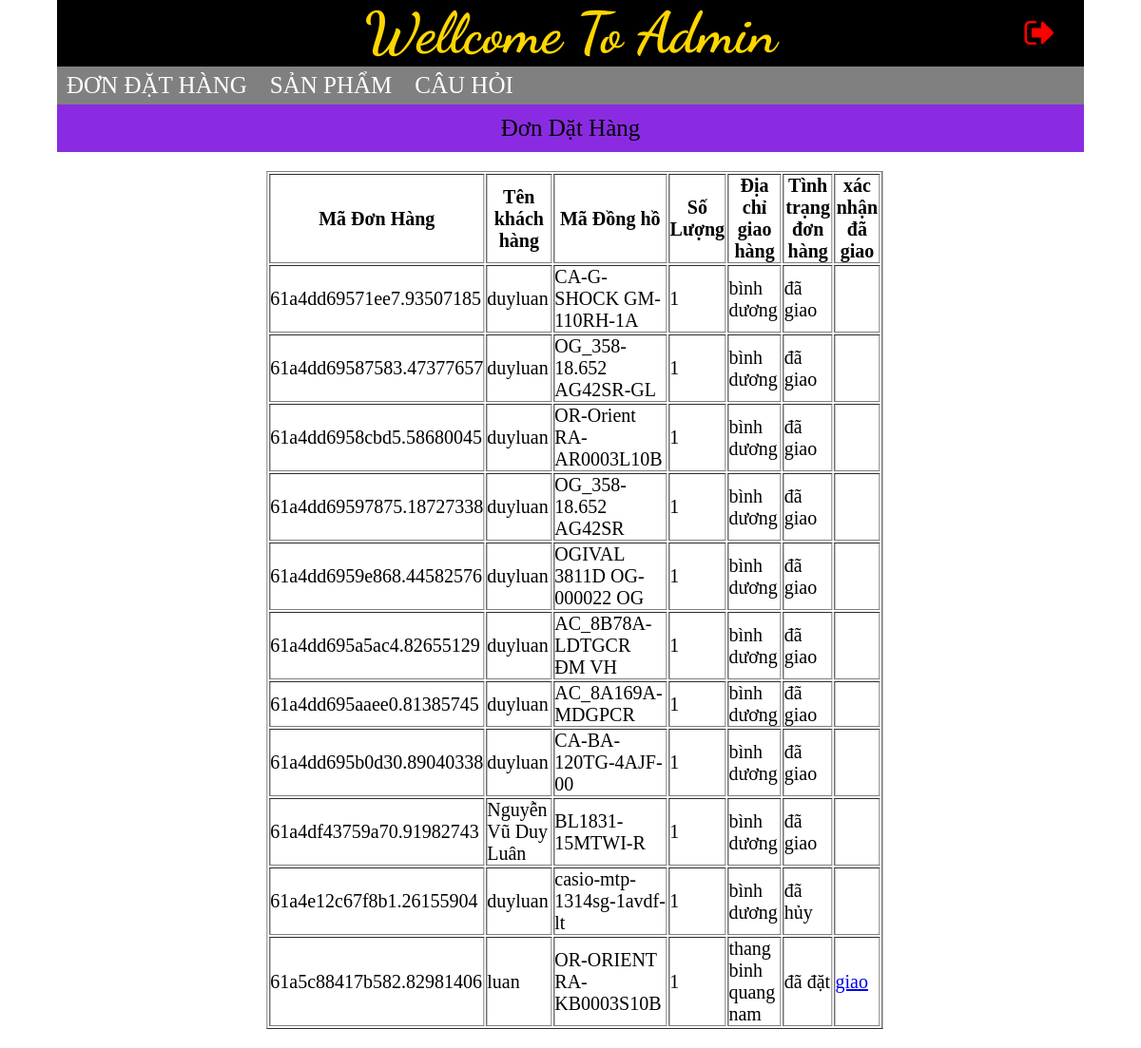
Screenshot of /admincp/module/indexadmin.php (signed in) with the database file from the repository.
### tables this page shows
CREATE TABLE `dondathang` (
  `IdDH` varchar(50) NOT NULL,
  `IdKhach` varchar(50) NOT NULL,
  `Tenkh` varchar(50) NOT NULL,
  `IdDongHo` varchar(25) NOT NULL,
  `SoLuong` int(2) NOT NULL,
  `Phone` int(10) NOT NULL,
  `DiaChiGiao` varchar(200) NOT NULL,
  `tongtien` int(10) NOT NULL,
  `TinhTrang` tinyint(1) NOT NULL
);

### admincp/module/dondathang/dondathang.php (the view)
<?php
    require("../config/connect.php");
    $sql = "select * from dondathang";
    $result= mysqli_query($conn, $sql);
?>
<div class="header-main">
    <div class="top">
    <p><span class="titel-main">Đơn Dặt Hàng</span></p>
    </div>
    <div class="tbmain">
        <table border="1" class="tb">
            <tr>
                <th>Mã Đơn Hàng</th>
                <th>Tên khách hàng</th>
                <th>Mã Đồng hồ</th>
                <th>Số Lượng</th>
                <th>Địa chỉ giao hàng</th>
                <th>Tình trạng đơn hàng</th>
                <th>xác nhận đã giao</th>
            </tr>
            <?php
                while($row = mysqli_fetch_assoc($result)){
            ?>
                <tr>
                    <td><?php echo $row["IdDH"];?></td>
                    <td><?php echo $row["Tenkh"];?></td>
                    <td><?php echo $row["IdDongHo"];?></td>
                    <td><?php echo $row["SoLuong"];?></td>
                    <td><?php echo $row["DiaChiGiao"];?></td>
                    <td><?php if($row["TinhTrang"]==1) echo "đã đặt";
                                else if($row["TinhTrang"]==2) echo "đã giao";
                                else echo "đã hủy";
                    ?></td>
                    <?php
                        if($row["TinhTrang"]==1){
                            echo"<td><a href='indexadmin.php?menu=dondathang&action=fix&key=".$row["IdDH"]."&sl=".$row["SoLuong"]."&dongho=".$row["IdDongHo"]." onclick='return confirm('Bạn có chắc chắn không? ')'>giao</a></td>";
                        }
                        else echo"<td></td>";
                    ?>
                </tr>
            <?php
                }
            ?>
        </table>
    </div>
</div>

### admincp/css/stypeadmin.css (style rules this page uses)
* { margin: 0; padding: 0; }
.top { background-color: blueviolet; height: 50px; text-align: center; }
.titel-main { line-height: 50px; text-align: center; font-size: 25px; }
.tbmain { margin: 20px auto; }
.tb { width: 60%; font-size: 20px; transform: translateX(34%); }

### rows the page displays
dondathang: IdDH "61a4dd69571ee7.93507185", Tenkh "duyluan", IdDongHo "CA-G-SHOCK GM-110RH-1A", SoLuong "1", DiaChiGiao "bình dương", TinhTrang "đã giao"
dondathang: IdDH "61a4dd69587583.47377657", Tenkh "duyluan", IdDongHo "OG_358-18.652 AG42SR-GL", SoLuong "1", DiaChiGiao "bình dương", TinhTrang "đã giao"
dondathang: IdDH "61a4dd6958cbd5.58680045", Tenkh "duyluan", IdDongHo "OR-Orient RA-AR0003L10B", SoLuong "1", DiaChiGiao "bình dương", TinhTrang "đã giao"
dondathang: IdDH "61a4dd69597875.18727338", Tenkh "duyluan", IdDongHo "OG_358-18.652 AG42SR", SoLuong "1", DiaChiGiao "bình dương", TinhTrang "đã giao"
dondathang: IdDH "61a4dd6959e868.44582576", Tenkh "duyluan", IdDongHo "OGIVAL 3811D OG-000022 OG", SoLuong "1", DiaChiGiao "bình dương", TinhTrang "đã giao"
dondathang: IdDH "61a4dd695a5ac4.82655129", Tenkh "duyluan", IdDongHo "AC_8B78A-LDTGCR ĐM VH", SoLuong "1", DiaChiGiao "bình dương", TinhTrang "đã giao"
dondathang: IdDH "61a4dd695aaee0.81385745", Tenkh "duyluan", IdDongHo "AC_8A169A-MDGPCR", SoLuong "1", DiaChiGiao "bình dương", TinhTrang "đã giao"
dondathang: IdDH "61a4dd695b0d30.89040338", Tenkh "duyluan", IdDongHo "CA-BA-120TG-4AJF-00", SoLuong "1", DiaChiGiao "bình dương", TinhTrang "đã giao"
dondathang: IdDH "61a4df43759a70.91982743", Tenkh "Nguyễn Vũ Duy Luân", IdDongHo "BL1831-15MTWI-R", SoLuong "1", DiaChiGiao "bình dương", TinhTrang "đã giao"
dondathang: IdDH "61a4e12c67f8b1.26155904", Tenkh "duyluan", IdDongHo "casio-mtp-1314sg-1avdf-lt", SoLuong "1", DiaChiGiao "bình dương", TinhTrang "đã hủy"
dondathang: IdDH "61a5c88417b582.82981406", Tenkh "luan", IdDongHo "OR-ORIENT RA-KB0003S10B", SoLuong "1", DiaChiGiao "thang binh quang nam", TinhTrang "đã đặt"
